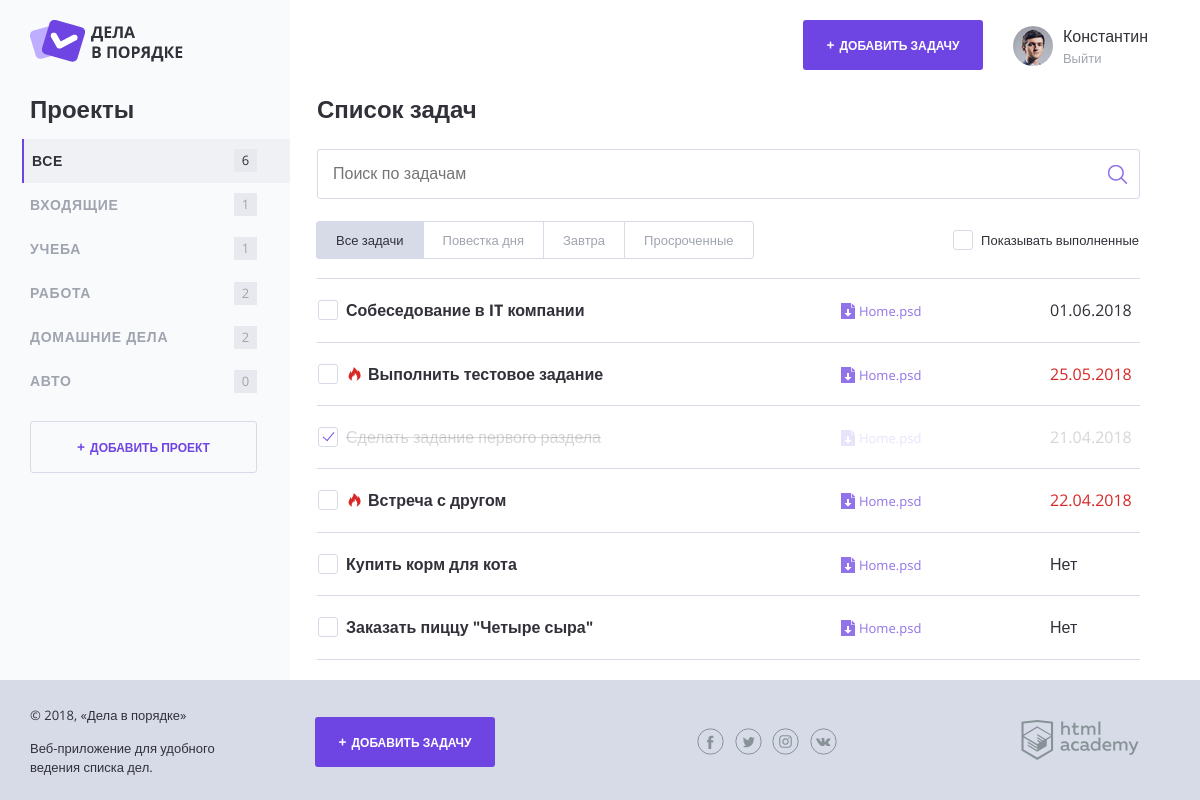
Before: / with the older database file.
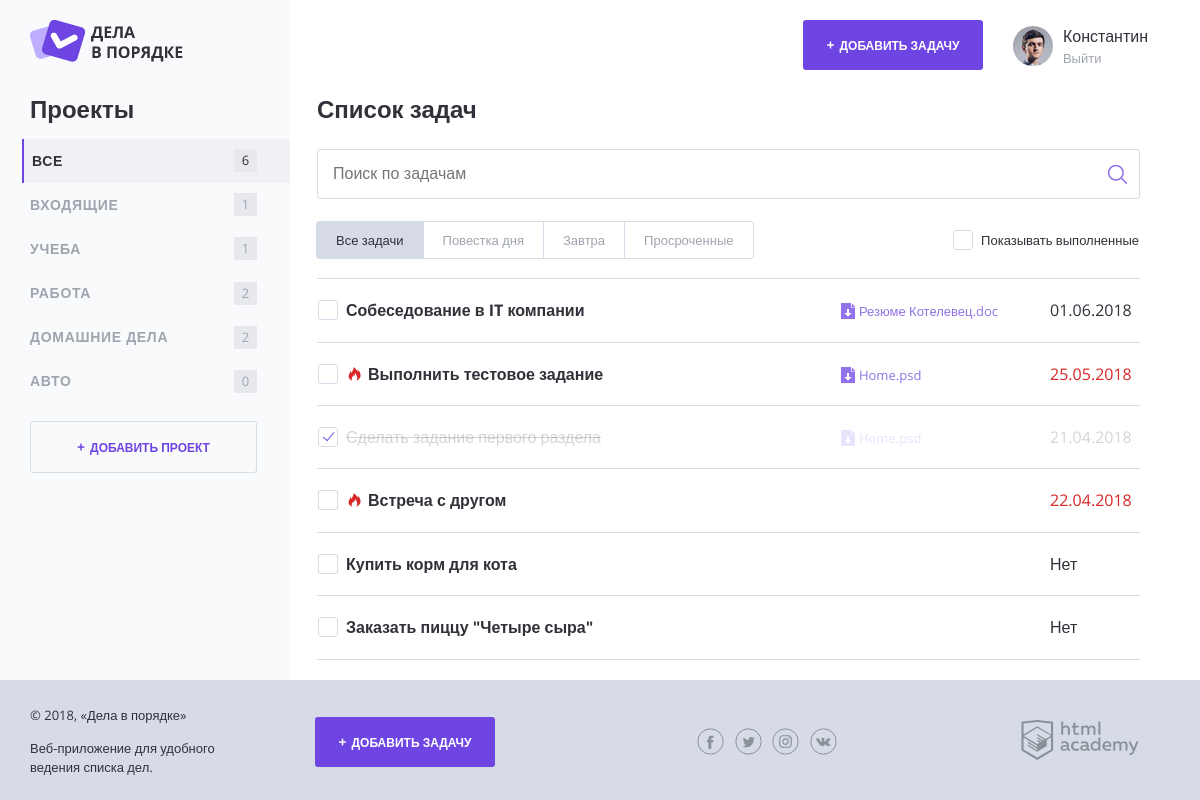
After: the same page with the newer database file.
### tables this page shows
CREATE TABLE projects (
   id int AUTO_INCREMENT PRIMARY KEY,
   project_name char(20) NOT NULL,
   user_id int NOT NULL,
   FOREIGN KEY (user_id) REFERENCES users(id)
);

CREATE TABLE tasks (
   id int AUTO_INCREMENT PRIMARY KEY,
   creation_date datetime NOT NULL, 
   done_date datetime NULL DEFAULT NULL,
   task_name char(60) NOT NULL,
   file_name char(255),
   completion_date datetime,
   user_id int NOT NULL,
   project_id int NOT NULL,
   FOREIGN KEY (user_id) REFERENCES users(id),
   FOREIGN KEY (project_id) REFERENCES projects(id)
);

### functions.php (called while the page is built, shortened)
<?php
function task_count($task_array, $project_name) {
    if ($project_name === 'Все') {
        return count($task_array);
    } else {
        $count = 0;
        foreach ($task_array as $item) {
            if ($item['project_name'] === $project_name) {
                $count += 1;
            }
        }
        return $count;
    }
}
function render_template($template_path, $data = []) {
    if (!file_exists($template_path)) {
        return '';
    } else {
        extract($data);
        require_once($template_path);
        return ob_get_clean();
    }
}
function task_near_finish($task_completion_date) {
    if ($task_completion_date != null) {
        $hours_to_finish = floor((strtotime($task_completion_date.' 00:00') - time())/3600);
        if ($hours_to_finish < 24) {
            return true;
        }
    }
    return false;
}

### templates/layout.php (the view, shortened to what this page needs)
<!DOCTYPE html>
<html lang="ru">
<head>
    <link rel="stylesheet" href="css/normalize.css">
    <link rel="stylesheet" href="css/style.css">
    <link rel="stylesheet" href="css/flatpickr.min.css">
</head>
<body>
<div class="page-wrapper">
    <div class="container container--with-sidebar">
        <header class="main-header">
            <a href="/">
                <img src="img/logo.png" width="153" height="42" alt="Логотип Дела в порядке">
            </a>
            <div class="main-header__side">
                <a class="main-header__side-item button button--plus open-modal" href="javascript:;"
                target="task_add">Добавить задачу</a>
                <div class="main-header__side-item user-menu">
                    <div class="user-menu__image">
                        <img src="img/user-pic.jpg" width="40" height="40" alt="Пользователь">
                    </div>
                    <div class="user-menu__data">
                        <p>Константин</p>
                        <a href="#">Выйти</a>
                    </div>
                </div>
            </div>
        </header>
        <div class="content">
            <section class="content__side">
                <h2 class="content__side-heading">Проекты</h2>
                <nav class="main-navigation">
                    <ul class="main-navigation__list">
                    <?php foreach ($projects as $key => $item) : ?>
                        <li class="main-navigation__list-item
                            <?= intval($item['id'])   === $project_id &&  is_int($project_id) ? 'main-navigation__list-item--active' : '' ?>
                            <?= $item['project_name'] === 'Все'       && !is_int($project_id) ? 'main-navigation__list-item--active' : '' ?>"
                        >
                            <a class="main-navigation__list-item-link"
                                href="index.php<?= $item['project_name'] === 'Все' ? '' : '?project_id='.$item['id'] ?>"
                            >
                                <?= htmlspecialchars($item['project_name']); ?>
                            </a>
                            <span class="main-navigation__list-item-count"><?= task_count($tasks, $item['project_name']); ?></span>
                        </li>
                    <?php endforeach; ?>
                    </ul>
                </nav>
                <a class="button button--transparent button--plus content__side-button open-modal"
                   href="javascript:;" target="project_add">Добавить проект</a>
            </section>
            <main class="content__main">
                <?= $content; ?>
            </main>
        </div>
    </div>
</div>
<footer class="main-footer">
    <div class="container">
        <div class="main-footer__copyright">
            <p>© 2018, «Дела в порядке»</p>
            <p>Веб-приложение для удобного ведения списка дел.</p>
        </div>
        <a class="main-footer__button button button--plus open-modal" target="task_add"
           href="javascript:;">Добавить задачу</a>
        <div class="main-footer__social social">
            <a class="social__link social__link--facebook" href="#">Facebook
            </a>
            <a class="social__link social__link--twitter" href="#">Twitter
            </a>
            <a class="social__link social__link--instagram" href="#">Instagram
            </a>
            <a class="social__link social__link--vkontakte" href="#">Вконтакте
            </a>
        </div>
        <div class="main-footer__developed-by">
            <a href="https://htmlacademy.ru/intensive/php">
                <img src="img/htmlacademy.svg" alt="HTML Academy" width="118" height="40">
            </a>
        </div>
    </div>
</footer>
</body>
</html>

### templates/index.php (shortened to what this page needs)
<h2 class="content__main-heading">Список задач</h2>
                <form class="search-form" action="index.html" method="post">
                    <input class="search-form__input" type="text" name="" value="" placeholder="Поиск по задачам">
                    <input class="search-form__submit" type="submit" name="" value="Искать">
                </form>
                <div class="tasks-controls">
                    <nav class="tasks-switch">
                        <a href="/" class="tasks-switch__item tasks-switch__item--active">Все задачи</a>
                        <a href="/" class="tasks-switch__item">Повестка дня</a>
                        <a href="/" class="tasks-switch__item">Завтра</a>
                        <a href="/" class="tasks-switch__item">Просроченные</a>
                    </nav>
                    <label class="checkbox">
                        <span class="checkbox__text">Показывать выполненные</span>
                    </label>
                </div>
                <table class="tasks">
                <?php foreach ($tasks as $item) : ?>
                    <tr class="tasks__item task
                                <?= $item['completion_date'] ? 'task--completed' : '' ?>
                                <?= !$item['completion_date'] && task_near_finish($item['done_date']) ? 'task--important' : '' ?>
                              ">
                        <td class="task__select">
                            <label class="checkbox task__checkbox">
                                <span class="checkbox__text"><?= htmlspecialchars($item['task_name']); ?></span>
                            </label>
                        </td>
                        <td class="task__file">
                            <?= $item['file_name'] ? '<a class="download-link" href="#">'.$item['file_name'].'</a>' : '' ?>
                        </td>
                        <td class="task__date"><?= (htmlspecialchars($item['done_date']) != null) ? htmlspecialchars($item['done_date']) : 'Нет'; ?></td>
                    </tr>
                <?php endforeach; ?>
                </table>

### index.php (shortened to what this page needs)
<?php
require_once('functions.php');
$user_id = 1;
$project_id = isset($_GET['project_id']) ? intval($_GET['project_id']) : null;
$connect = mysqli_connect("localhost", "root", "", "doingsdone");
if ($connect === false) {
    http_response_code(503);
    print(render_template('templates/error.php'));
    exit();
} else {
    mysqli_set_charset($connect, "utf8");
    $sql = "SELECT p.id, p.project_name FROM projects p WHERE p.user_id = " . $user_id;
    $result = mysqli_query($connect, $sql);
    $projects = mysqli_fetch_all($result, MYSQLI_ASSOC);
    $sql =  "SELECT t.task_name, t.file_name, date_format(t.done_date, '%d.%m.%Y') AS done_date, p.id, p.project_name, t.completion_date"
           ."  FROM tasks t JOIN projects p ON t.project_id = p.id where t.user_id = " . $user_id
           . (is_int($project_id) ? " and project_id = " . $project_id : "");
    $result = mysqli_query($connect, $sql);
    $tasks_cond = mysqli_fetch_all($result, MYSQLI_ASSOC);
    $sql =  "SELECT t.task_name, t.file_name, date_format(t.done_date, '%d.%m.%Y') AS done_date, p.id, p.project_name, t.completion_date"
           ."  FROM tasks t JOIN projects p ON t.project_id = p.id where t.user_id = " . $user_id;
    $result = mysqli_query($connect, $sql);
    $tasks_all = mysqli_fetch_all($result, MYSQLI_ASSOC);
}
$main = render_template('templates/index.php', ['tasks' => $tasks_cond]);
$layout = render_template('templates/layout.php', ['content'    => $main,
                                                   'projects'   => $projects,
                                                   'project_id' => $project_id,
                                                   'tasks'      => $tasks_all,
                                                   'title'      => 'Дела в порядке'
                                                  ]);
print($layout);

Changed rows visible on the page:
changed tasks "Собеседование в IT компании": file_name "Home.psd" → "Резюме Котелевец.doc"
changed tasks "Встреча с другом": file_name "Home.psd" → (not shown)
changed tasks "Купить корм для кота": file_name "Home.psd" → (not shown)
changed tasks "Заказать пиццу \"Четыре сыра\"": file_name "Home.psd" → (not shown)
